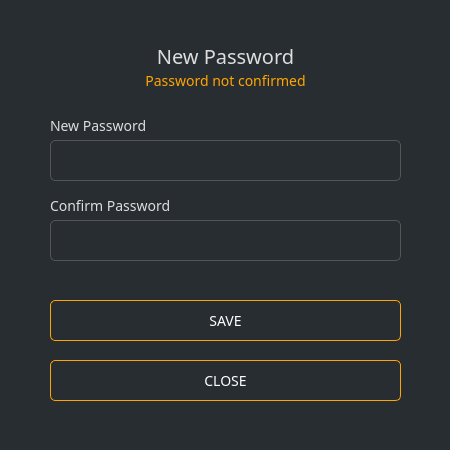
<?xml version="1.0" encoding="UTF-8"?>
<ui version="4.0">
 <class>NewPasswordDialog</class>
 <widget class="QDialog" name="NewPasswordDialog">
  <property name="geometry">
   <rect>
    <x>0</x>
    <y>0</y>
    <width>450</width>
    <height>450</height>
   </rect>
  </property>
  <property name="sizePolicy">
   <sizepolicy hsizetype="Fixed" vsizetype="Fixed">
    <horstretch>0</horstretch>
    <verstretch>0</verstretch>
   </sizepolicy>
  </property>
  <property name="windowTitle">
   <string>Enter password</string>
  </property>
  <property name="styleSheet">
   <string notr="true">background-color: #282d31; color: #ddd; border: 0px; font-family: Poppins;</string>
  </property>
  <layout class="QGridLayout" name="gridLayout">
   <property name="leftMargin">
    <number>0</number>
   </property>
   <property name="topMargin">
    <number>0</number>
   </property>
   <property name="rightMargin">
    <number>0</number>
   </property>
   <property name="bottomMargin">
    <number>0</number>
   </property>
   <item row="0" column="0" colspan="2">
    <widget class="QGroupBox" name="groupBox">
     <property name="styleSheet">
      <string notr="true"/>
     </property>
     <property name="title">
      <string/>
     </property>
     <widget class="QLabel" name="label_3">
      <property name="geometry">
       <rect>
        <x>50</x>
        <y>40</y>
        <width>351</width>
        <height>31</height>
       </rect>
      </property>
      <property name="font">
       <font>
        <family>Poppins</family>
        <pointsize>15</pointsize>
       </font>
      </property>
      <property name="styleSheet">
       <string notr="true">color: #ddd; border-right: 0px;</string>
      </property>
      <property name="text">
       <string>New Password</string>
      </property>
      <property name="alignment">
       <set>Qt::AlignCenter</set>
      </property>
     </widget>
     <widget class="QLabel" name="label">
      <property name="geometry">
       <rect>
        <x>50</x>
        <y>110</y>
        <width>331</width>
        <height>31</height>
       </rect>
      </property>
      <property name="sizePolicy">
       <sizepolicy hsizetype="Maximum" vsizetype="Preferred">
        <horstretch>0</horstretch>
        <verstretch>0</verstretch>
       </sizepolicy>
      </property>
      <property name="minimumSize">
       <size>
        <width>0</width>
        <height>25</height>
       </size>
      </property>
      <property name="font">
       <font>
        <family>Poppins</family>
        <pointsize>-1</pointsize>
       </font>
      </property>
      <property name="styleSheet">
       <string notr="true">color: #ddd;border-right: 0px;font-size: 14px;</string>
      </property>
      <property name="text">
       <string>New Password</string>
      </property>
     </widget>
     <widget class="QLineEdit" name="m_passwordEdit">
      <property name="geometry">
       <rect>
        <x>50</x>
        <y>140</y>
        <width>351</width>
        <height>41</height>
       </rect>
      </property>
      <property name="sizePolicy">
       <sizepolicy hsizetype="Expanding" vsizetype="Fixed">
        <horstretch>0</horstretch>
        <verstretch>0</verstretch>
       </sizepolicy>
      </property>
      <property name="minimumSize">
       <size>
        <width>0</width>
        <height>31</height>
       </size>
      </property>
      <property name="font">
       <font>
        <family>Poppins</family>
        <pointsize>-1</pointsize>
       </font>
      </property>
      <property name="styleSheet">
       <string notr="true">padding: 3px; border: 1px solid #555; border-radius: 5px; font-family: 'Poppins'; font-size: 14px; color: #aaa;</string>
      </property>
      <property name="echoMode">
       <enum>QLineEdit::Password</enum>
      </property>
     </widget>
     <widget class="QLabel" name="label_2">
      <property name="geometry">
       <rect>
        <x>50</x>
        <y>190</y>
        <width>321</width>
        <height>31</height>
       </rect>
      </property>
      <property name="sizePolicy">
       <sizepolicy hsizetype="Maximum" vsizetype="Preferred">
        <horstretch>0</horstretch>
        <verstretch>0</verstretch>
       </sizepolicy>
      </property>
      <property name="minimumSize">
       <size>
        <width>0</width>
        <height>25</height>
       </size>
      </property>
      <property name="font">
       <font>
        <family>Poppins</family>
        <pointsize>-1</pointsize>
       </font>
      </property>
      <property name="styleSheet">
       <string notr="true">color: #ddd;border-right: 0px;font-size: 14px;</string>
      </property>
      <property name="text">
       <string>Confirm Password</string>
      </property>
     </widget>
     <widget class="QLineEdit" name="m_passwordConfirmationEdit">
      <property name="geometry">
       <rect>
        <x>50</x>
        <y>220</y>
        <width>351</width>
        <height>41</height>
       </rect>
      </property>
      <property name="minimumSize">
       <size>
        <width>0</width>
        <height>31</height>
       </size>
      </property>
      <property name="font">
       <font>
        <family>Poppins</family>
        <pointsize>-1</pointsize>
       </font>
      </property>
      <property name="styleSheet">
       <string notr="true">padding: 3px; border: 1px solid #555; border-radius: 5px; font-family: 'Poppins'; font-size: 14px; color: #aaa;</string>
      </property>
      <property name="echoMode">
       <enum>QLineEdit::Password</enum>
      </property>
     </widget>
     <widget class="QLabel" name="m_errorLabel">
      <property name="geometry">
       <rect>
        <x>0</x>
        <y>70</y>
        <width>451</width>
        <height>21</height>
       </rect>
      </property>
      <property name="font">
       <font>
        <family>Poppins</family>
        <pointsize>-1</pointsize>
       </font>
      </property>
      <property name="styleSheet">
       <string notr="true">color: orange;border-right: 0px;font-size: 14px;</string>
      </property>
      <property name="text">
       <string>Password not confirmed</string>
      </property>
      <property name="alignment">
       <set>Qt::AlignCenter</set>
      </property>
     </widget>
     <widget class="QPushButton" name="m_okButton">
      <property name="enabled">
       <bool>false</bool>
      </property>
      <property name="geometry">
       <rect>
        <x>50</x>
        <y>300</y>
        <width>351</width>
        <height>41</height>
       </rect>
      </property>
      <property name="minimumSize">
       <size>
        <width>131</width>
        <height>31</height>
       </size>
      </property>
      <property name="font">
       <font>
        <family>Poppins</family>
        <pointsize>-1</pointsize>
       </font>
      </property>
      <property name="styleSheet">
       <string notr="true">QPushButton#m_okButton
{
    color: #FFF;
    border: 1px solid orange;
    font-size: 14px;
    border-radius: 5px;
    font-family: 'Poppins';
}

QPushButton#m_okButton:hover
{
    color: orange;
    border: 1px solid orange;
    font-size: 14px;
    border-radius: 5px;
    font-family: 'Poppins';
}

QPushButton#m_okButton:pressed {
        color: #FFF;
        background-color: #1d2124;
        border: 1px solid orange;
        font-size: 14px;
        border-radius: 5px;
        font-family: 'Poppins';
}</string>
      </property>
      <property name="text">
       <string>SAVE</string>
      </property>
      <property name="default">
       <bool>true</bool>
      </property>
     </widget>
     <widget class="QPushButton" name="m_cancelButton">
      <property name="geometry">
       <rect>
        <x>50</x>
        <y>360</y>
        <width>351</width>
        <height>41</height>
       </rect>
      </property>
      <property name="minimumSize">
       <size>
        <width>131</width>
        <height>31</height>
       </size>
      </property>
      <property name="font">
       <font>
        <family>Poppins</family>
        <pointsize>-1</pointsize>
       </font>
      </property>
      <property name="styleSheet">
       <string notr="true">QPushButton#m_cancelButton
{
    color: #FFF;
    border: 1px solid orange;
    font-size: 14px;
    border-radius: 5px; font-family: 'Poppins';
}

QPushButton#m_cancelButton:hover
{
    color: orange;
    border: 1px solid orange;
    font-size: 14px;
    border-radius: 5px;
    font-family: 'Poppins';
}

QPushButton#m_cancelButton:pressed {
    color: #FFF;
    background-color: #1d2124;
    border: 1px solid orange;
    font-size: 14px;
    border-radius: 5px;
    font-family: 'Poppins';
}</string>
      </property>
      <property name="text">
       <string>CLOSE</string>
      </property>
     </widget>
    </widget>
   </item>
  </layout>
 </widget>
 <resources/>
 <connections>
  <connection>
   <sender>m_okButton</sender>
   <signal>clicked()</signal>
   <receiver>NewPasswordDialog</receiver>
   <slot>accept()</slot>
   <hints>
    <hint type="sourcelabel">
     <x>147</x>
     <y>102</y>
    </hint>
    <hint type="destinationlabel">
     <x>147</x>
     <y>63</y>
    </hint>
   </hints>
  </connection>
  <connection>
   <sender>m_cancelButton</sender>
   <signal>clicked()</signal>
   <receiver>NewPasswordDialog</receiver>
   <slot>reject()</slot>
   <hints>
    <hint type="sourcelabel">
     <x>241</x>
     <y>102</y>
    </hint>
    <hint type="destinationlabel">
     <x>147</x>
     <y>63</y>
    </hint>
   </hints>
  </connection>
  <connection>
   <sender>m_passwordEdit</sender>
   <signal>textChanged(QString)</signal>
   <receiver>NewPasswordDialog</receiver>
   <slot>checkPassword(QString)</slot>
   <hints>
    <hint type="sourcelabel">
     <x>206</x>
     <y>25</y>
    </hint>
    <hint type="destinationlabel">
     <x>168</x>
     <y>64</y>
    </hint>
   </hints>
  </connection>
  <connection>
   <sender>m_passwordConfirmationEdit</sender>
   <signal>textChanged(QString)</signal>
   <receiver>NewPasswordDialog</receiver>
   <slot>checkPassword(QString)</slot>
   <hints>
    <hint type="sourcelabel">
     <x>206</x>
     <y>64</y>
    </hint>
    <hint type="destinationlabel">
     <x>168</x>
     <y>64</y>
    </hint>
   </hints>
  </connection>
 </connections>
 <slots>
  <slot>checkPassword(QString)</slot>
 </slots>
</ui>
